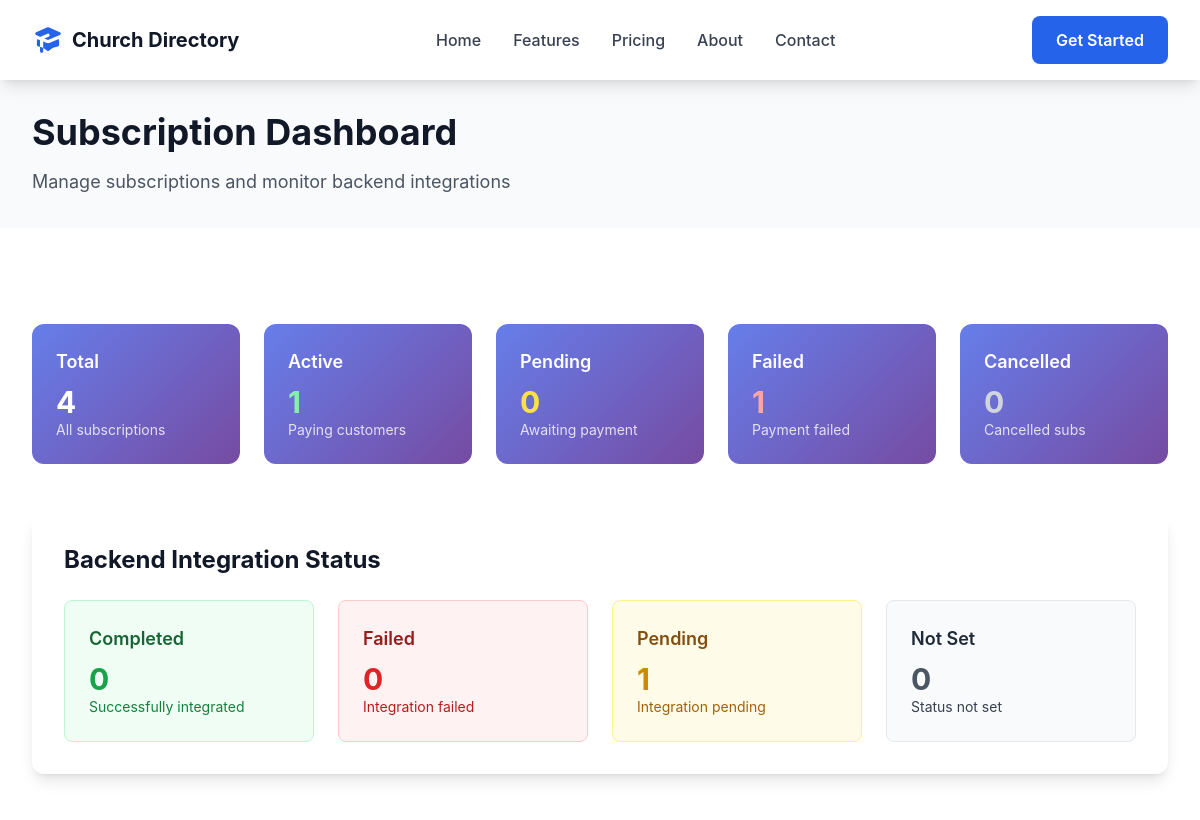
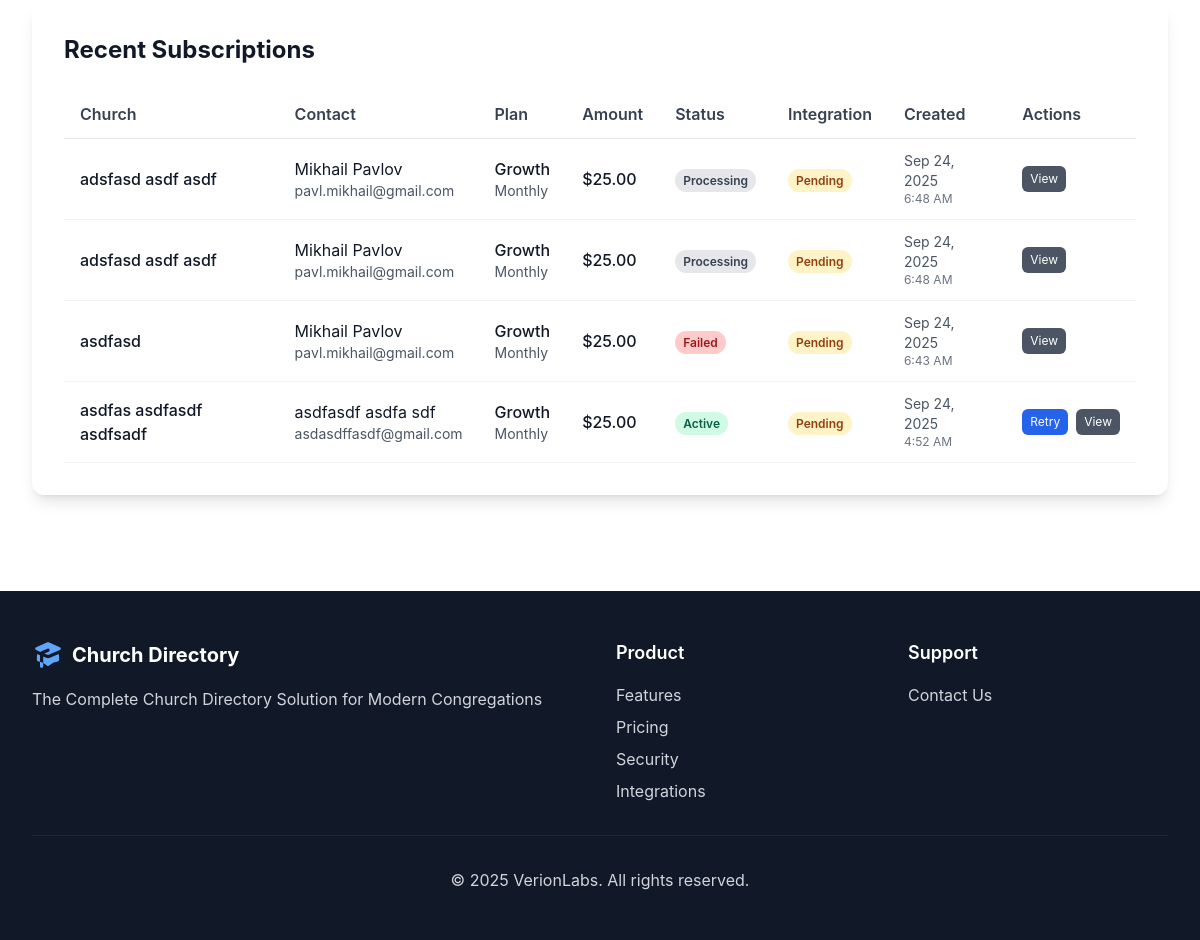
Page /directory/subscription-dashboard/ (signed in) on the committed database (2 pictures, top to bottom).
### church_directory/models.py (models this page shows, shortened)
class Subscription(models.Model):
    BILLING_PERIODS = [
        ('monthly', 'Monthly'),
        ('annual', 'Annual'),
    ]
    STATUS_CHOICES = [
        ('pending', 'Pending'),
        ('processing', 'Processing'),
        ('active', 'Active'),
        ('cancelled', 'Cancelled'),
        ('expired', 'Expired'),
        ('suspended', 'Suspended'),
        ('failed', 'Payment Failed'),
    ]
    id = models.UUIDField(primary_key=True, default=uuid.uuid4, editable=False)
    email = models.EmailField()
    church_name = models.CharField(max_length=200)
    contact_name = models.CharField(max_length=100)
    phone = models.CharField(max_length=20, blank=True)
    pricing_tier = models.ForeignKey(PricingTier, on_delete=models.PROTECT)
    billing_period = models.CharField(max_length=20, choices=BILLING_PERIODS, default='monthly')
    base_amount = models.DecimalField(max_digits=10, decimal_places=2)
    discount_amount = models.DecimalField(max_digits=10, decimal_places=2, default=0)
    final_amount = models.DecimalField(max_digits=10, decimal_places=2)
    coupon_used = models.ForeignKey(
        Coupon,
        on_delete=models.SET_NULL,
        null=True,
        blank=True
    )
    status = models.CharField(max_length=20, choices=STATUS_CHOICES, default='pending')
    start_date = models.DateTimeField(null=True, blank=True)
    end_date = models.DateTimeField(null=True, blank=True)
    trial_end_date = models.DateTimeField(null=True, blank=True)
    next_billing_date = models.DateTimeField(null=True, blank=True)
    stripe_customer_id = models.CharField(max_length=100, blank=True)
    stripe_subscription_id = models.CharField(max_length=100, blank=True)
    stripe_payment_intent_id = models.CharField(max_length=100, blank=True)
    stripe_payment_method_id = models.CharField(max_length=100, blank=True)
    stripe_invoice_id = models.CharField(max_length=100, blank=True)
    backend_organization_id = models.CharField(max_length=100, blank=True, help_text="Organization ID in the main church directory backend")
    backend_tenant_slug = models.CharField(max_length=63, blank=True, help_text="Tenant slug for the organization in the main backend")
    backend_integration_status = models.CharField(max_length=20, default='pending', choices=[
        ('pending', 'Pending'),
        ('processing', 'Processing'),
        ('completed', 'Completed'),
        ('failed', 'Failed'),
    ])
    backend_integration_error = models.TextField(blank=True, help_text="Error message if integration failed")
    notes = models.TextField(blank=True)
    created_at = models.DateTimeField(auto_now_add=True)
    updated_at = models.DateTimeField(auto_now=True)
    class Meta:
        ordering = ['-created_at']
        verbose_name = "Subscription"
        verbose_name_plural = "Subscriptions"

class PricingTier(models.Model):
    name = models.CharField(max_length=100, help_text="e.g., 'Starter', 'Growth', 'Premium'")
    description = models.TextField(help_text="Brief description of the tier")
    max_users = models.PositiveIntegerField(
        help_text="Maximum number of users allowed (0 for unlimited)"
    )
    monthly_price = models.DecimalField(
        max_digits=10,
        decimal_places=2,
        help_text="Monthly subscription price in USD"
    )
    annual_price = models.DecimalField(
        max_digits=10,
        decimal_places=2,
        null=True,
        blank=True,
        help_text="Annual subscription price in USD (optional)"
    )
    features = models.JSONField(
        default=list,
        help_text="List of features included in this tier"
    )
    is_popular = models.BooleanField(
        default=False,
        help_text="Mark as popular choice (for highlighting in pricing table)"
    )
    is_active = models.BooleanField(default=True)
    sort_order = models.PositiveIntegerField(default=0)
    created_at = models.DateTimeField(auto_now_add=True)
    updated_at = models.DateTimeField(auto_now=True)
    class Meta:
        ordering = ['sort_order', 'monthly_price']
        verbose_name = "Pricing Tier"
        verbose_name_plural = "Pricing Tiers"

### church_directory/views.py (the view)
# urls.py: path('subscription-dashboard/', views.subscription_dashboard, name='subscription_dashboard'),
def subscription_dashboard(request):
    if not request.user.is_staff:
        return redirect('church_directory:home')
    from django.db.models import Count, Q
    from datetime import datetime, timedelta
    total_subscriptions = Subscription.objects.count()
    active_subscriptions = Subscription.objects.filter(status='active').count()
    pending_subscriptions = Subscription.objects.filter(status='pending').count()
    failed_subscriptions = Subscription.objects.filter(status='failed').count()
    cancelled_subscriptions = Subscription.objects.filter(status='cancelled').count()
    recent_subscriptions = Subscription.objects.all().order_by('-created_at')[:10]
    integration_stats = Subscription.objects.filter(status='active').aggregate(
        completed=Count('id', filter=Q(backend_integration_status='completed')),
        failed=Count('id', filter=Q(backend_integration_status='failed')),
        pending=Count('id', filter=Q(backend_integration_status='pending')),
        not_set=Count('id', filter=Q(backend_integration_status__in=['', None]))
    )
    context = {
        'page_title': 'Subscription Dashboard',
        'stats': {
            'total': total_subscriptions,
            'active': active_subscriptions,
            'pending': pending_subscriptions,
            'failed': failed_subscriptions,
            'cancelled': cancelled_subscriptions,
        },
        'integration_stats': integration_stats,
        'recent_subscriptions': recent_subscriptions,
    }
    return render(request, 'church_directory/subscription_dashboard.html', context)

### templates/church_directory/subscription_dashboard.html (shortened to what this page needs)
{% extends 'church_directory/base.html' %}
{% load static %}
{% block content %}
<section class="bg-gray-50 py-8">
    <div class="container-width">
        <h1 class="text-3xl lg:text-4xl font-bold text-gray-900 mb-4">
            Subscription Dashboard
        </h1>
        <p class="text-lg text-gray-600">
            Manage subscriptions and monitor backend integrations
        </p>
    </div>
</section>
<section class="section-padding">
    <div class="container-width">
        <div class="grid grid-cols-1 md:grid-cols-2 lg:grid-cols-5 gap-6 mb-12">
            <div class="stat-card text-white p-6 rounded-xl">
                <h3 class="text-lg font-semibold mb-2">Total</h3>
                <p class="text-3xl font-bold">{{ stats.total }}</p>
                <p class="text-sm opacity-80">All subscriptions</p>
            </div>
            <div class="stat-card text-white p-6 rounded-xl">
                <h3 class="text-lg font-semibold mb-2">Active</h3>
                <p class="text-3xl font-bold text-green-300">{{ stats.active }}</p>
                <p class="text-sm opacity-80">Paying customers</p>
            </div>
            <div class="stat-card text-white p-6 rounded-xl">
                <h3 class="text-lg font-semibold mb-2">Pending</h3>
                <p class="text-3xl font-bold text-yellow-300">{{ stats.pending }}</p>
                <p class="text-sm opacity-80">Awaiting payment</p>
            </div>
            <div class="stat-card text-white p-6 rounded-xl">
                <h3 class="text-lg font-semibold mb-2">Failed</h3>
                <p class="text-3xl font-bold text-red-300">{{ stats.failed }}</p>
                <p class="text-sm opacity-80">Payment failed</p>
            </div>
            <div class="stat-card text-white p-6 rounded-xl">
                <h3 class="text-lg font-semibold mb-2">Cancelled</h3>
                <p class="text-3xl font-bold text-gray-300">{{ stats.cancelled }}</p>
                <p class="text-sm opacity-80">Cancelled subs</p>
            </div>
        </div>
        <div class="bg-white rounded-xl shadow-lg p-8 mb-12">
            <h2 class="text-2xl font-bold text-gray-900 mb-6">Backend Integration Status</h2>
            <div class="grid grid-cols-1 md:grid-cols-2 lg:grid-cols-4 gap-6">
                <div class="integration-card bg-green-50 p-6 rounded-lg border border-green-200">
                    <h3 class="text-lg font-semibold text-green-800 mb-2">Completed</h3>
                    <p class="text-3xl font-bold text-green-600">{{ integration_stats.completed }}</p>
                    <p class="text-sm text-green-700">Successfully integrated</p>
                </div>
                <div class="integration-card bg-red-50 p-6 rounded-lg border border-red-200">
                    <h3 class="text-lg font-semibold text-red-800 mb-2">Failed</h3>
                    <p class="text-3xl font-bold text-red-600">{{ integration_stats.failed }}</p>
                    <p class="text-sm text-red-700">Integration failed</p>
                </div>
                <div class="integration-card bg-yellow-50 p-6 rounded-lg border border-yellow-200">
                    <h3 class="text-lg font-semibold text-yellow-800 mb-2">Pending</h3>
                    <p class="text-3xl font-bold text-yellow-600">{{ integration_stats.pending }}</p>
                    <p class="text-sm text-yellow-700">Integration pending</p>
                </div>
                <div class="integration-card bg-gray-50 p-6 rounded-lg border border-gray-200">
                    <h3 class="text-lg font-semibold text-gray-800 mb-2">Not Set</h3>
                    <p class="text-3xl font-bold text-gray-600">{{ integration_stats.not_set }}</p>
                    <p class="text-sm text-gray-700">Status not set</p>
                </div>
            </div>
        </div>
        <div class="bg-white rounded-xl shadow-lg p-8">
            <h2 class="text-2xl font-bold text-gray-900 mb-6">Recent Subscriptions</h2>
            <div class="overflow-x-auto">
                <table class="w-full">
                    <thead>
                        <tr class="border-b border-gray-200">
                            <th class="text-left py-3 px-4 font-semibold text-gray-700">Church</th>
                            <th class="text-left py-3 px-4 font-semibold text-gray-700">Contact</th>
                            <th class="text-left py-3 px-4 font-semibold text-gray-700">Plan</th>
                            <th class="text-left py-3 px-4 font-semibold text-gray-700">Amount</th>
                            <th class="text-left py-3 px-4 font-semibold text-gray-700">Status</th>
                            <th class="text-left py-3 px-4 font-semibold text-gray-700">Integration</th>
                            <th class="text-left py-3 px-4 font-semibold text-gray-700">Created</th>
                            <th class="text-left py-3 px-4 font-semibold text-gray-700">Actions</th>
                        </tr>
                    </thead>
                    <tbody>
                        {% for subscription in recent_subscriptions %}
                        <tr class="border-b border-gray-100 hover:bg-gray-50">
                            <td class="py-3 px-4">
                                <div class="font-medium text-gray-900">{{ subscription.church_name }}</div>
                            </td>
                            <td class="py-3 px-4">
                                <div class="text-gray-900">{{ subscription.contact_name }}</div>
                                <div class="text-sm text-gray-600">{{ subscription.email }}</div>
                            </td>
                            <td class="py-3 px-4">
                                <div class="font-medium">{{ subscription.pricing_tier.name }}</div>
                                <div class="text-sm text-gray-600">{{ subscription.billing_period|capfirst }}</div>
                            </td>
                            <td class="py-3 px-4">
                                <span class="font-medium">${{ subscription.final_amount }}</span>
                            </td>
                            <td class="py-3 px-4">
                                {% if subscription.status == 'active' %}
                                <span class="status-badge status-active">Active</span>
                                {% elif subscription.status == 'pending' %}
                                <span class="status-badge status-pending">Pending</span>
                                {% elif subscription.status == 'failed' %}
                                <span class="status-badge status-failed">Failed</span>
                                {% elif subscription.status == 'cancelled' %}
                                <span class="status-badge status-cancelled">Cancelled</span>
                                {% else %}
                                <span class="status-badge status-cancelled">{{ subscription.status|capfirst }}</span>
                                {% endif %}
                            </td>
                            <td class="py-3 px-4">
                                {% if subscription.backend_integration_status == 'completed' %}
                                <span class="status-badge integration-completed">Completed</span>
                                {% elif subscription.backend_integration_status == 'failed' %}
                                <span class="status-badge integration-failed">Failed</span>
                                {% elif subscription.backend_integration_status == 'pending' %}
                                <span class="status-badge integration-pending">Pending</span>
                                {% else %}
                                <span class="status-badge integration-not-set">Not Set</span>
                                {% endif %}
                            </td>
                            <td class="py-3 px-4">
                                <div class="text-sm text-gray-600">{{ subscription.created_at|date:"M j, Y" }}</div>
                                <div class="text-xs text-gray-500">{{ subscription.created_at|time:"g:i A" }}</div>
                            </td>
                            <td class="py-3 px-4">
                                <div class="flex space-x-2">
                                    {% if subscription.status == 'active' and subscription.backend_integration_status != 'completed' %}
                                    <button onclick="retryIntegration('{{ subscription.id }}')"
                                            class="action-button bg-blue-600 text-white hover:bg-blue-700">
                                        Retry
                                    </button>
                                    {% endif %}
                                    <button onclick="viewDetails('{{ subscription.id }}')"
                                            class="action-button bg-gray-600 text-white hover:bg-gray-700">
                                        View
                                    </button>
                                </div>
                            </td>
                        </tr>
                        {% empty %}
                        <tr>
                            <td colspan="8" class="py-8 px-4 text-center text-gray-500">
                                No subscriptions found
                            </td>
                        </tr>
                        {% endfor %}
                    </tbody>
                </table>
            </div>
        </div>
    </div>
</section>
{% endblock %}

### rows in the picture
Subscription: church_name "adsfasd asdf asdf", contact_name "Mikhail Pavlov", email "pavl.mikhail@gmail.com", pricing_tier.name "Growth", billing_period "Monthly", final_amount "25.00", status "Processing", backend_integration_status "Pending", created_at "Sep 24, 2025", created_at "6:48 AM"
Subscription: church_name "adsfasd asdf asdf", contact_name "Mikhail Pavlov", email "pavl.mikhail@gmail.com", pricing_tier.name "Growth", billing_period "Monthly", final_amount "25.00", status "Processing", backend_integration_status "Pending", created_at "Sep 24, 2025", created_at "6:48 AM"
Subscription: church_name "asdfasd", contact_name "Mikhail Pavlov", email "pavl.mikhail@gmail.com", pricing_tier.name "Growth", billing_period "Monthly", final_amount "25.00", status "Failed", backend_integration_status "Pending", created_at "Sep 24, 2025", created_at "6:43 AM"
Subscription: church_name "asdfas asdfasdf asdfsadf", contact_name "asdfasdf asdfa sdf", email "asdasdffasdf@gmail.com", pricing_tier.name "Growth", billing_period "Monthly", final_amount "25.00", status "Active", backend_integration_status "Pending", created_at "Sep 24, 2025", created_at "4:52 AM"

### other values in the picture
{{ stats.total }} "4"
{{ stats.active }} "1"
{{ stats.pending }} "0"
{{ stats.failed }} "1"
{{ stats.cancelled }} "0"
{{ integration_stats.completed }} "0"
{{ integration_stats.failed }} "0"
{{ integration_stats.pending }} "1"
{{ integration_stats.not_set }} "0"
